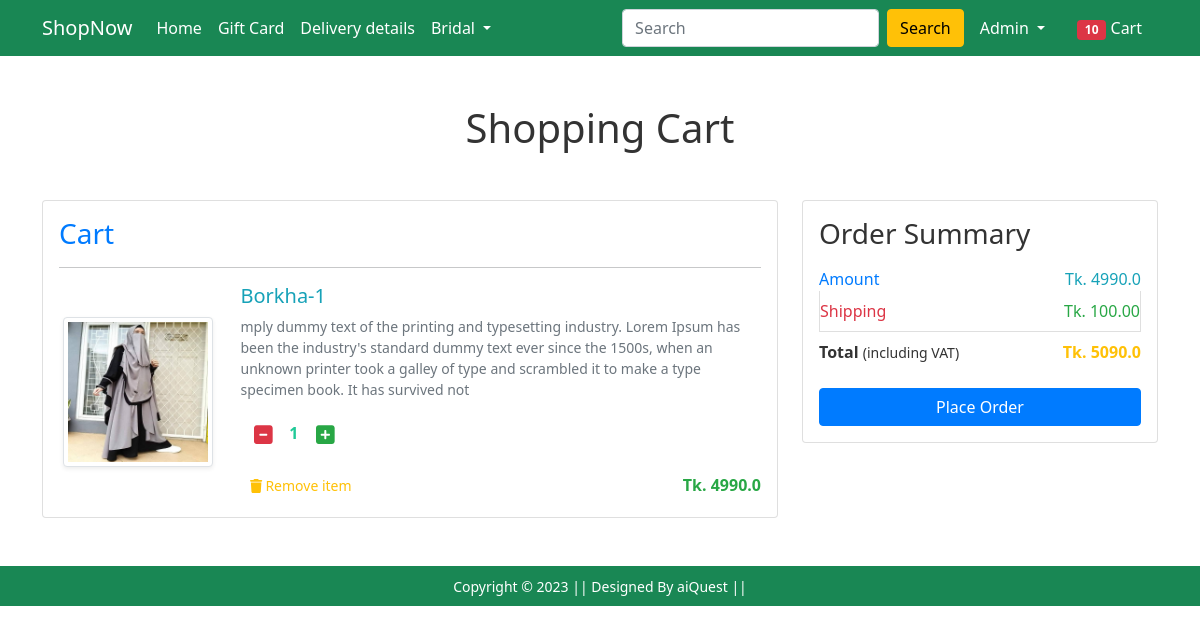
/cart/ (signed in), run on an earlier commit of the app's database.
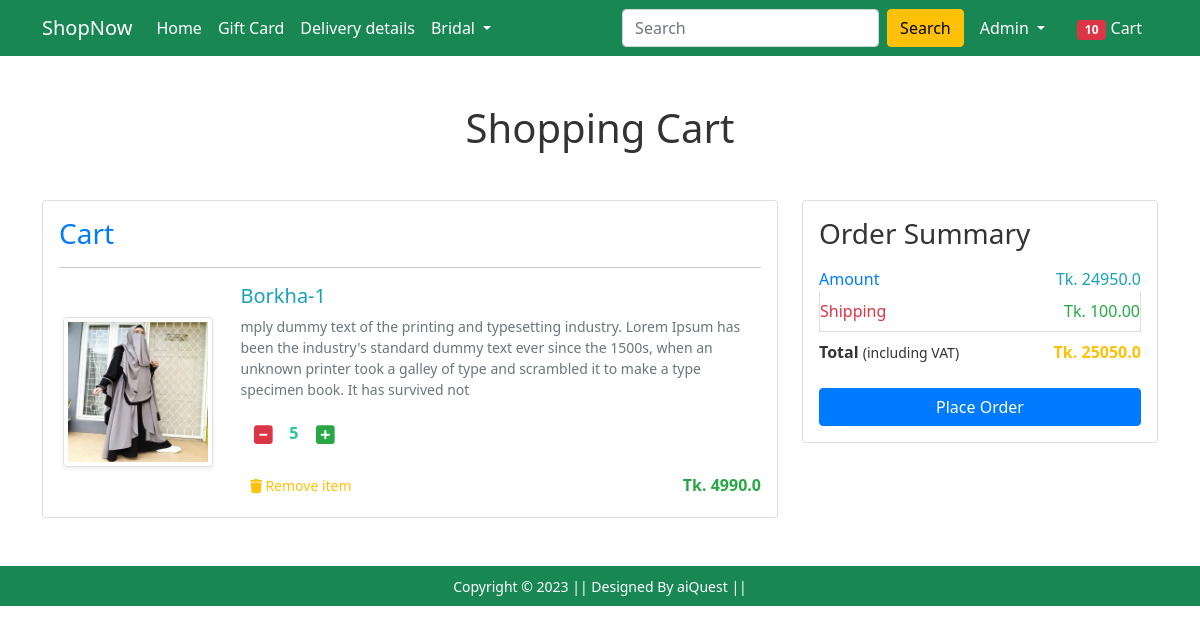
And on a later commit of the database.
### Shop/models.py (models this page shows, shortened)
class Cart(models.Model):
    user = models.ForeignKey(User, on_delete=models.CASCADE)
    product = models.ForeignKey(Product, on_delete=models.CASCADE)
    quantity = models.PositiveIntegerField(default=1)

class Product(models.Model):
    title = models.CharField(max_length=100)
    selling_price = models.FloatField()
    discounted_price = models.FloatField()
    description = models.TextField()
    brand = models.CharField(max_length=100)
    category = models.CharField(choices=CATEGORY_CHOICES,max_length=2)
    product_image = models.ImageField(upload_to='productimg')

### Shop/views.py (the view)
# urls.py: path('cart/', views.show_cart, name='showcart'),
@login_required
def show_cart(request):
   if request.user.is_authenticated:
      user = request.user
      cart = Cart.objects.filter(user=user)
      amount = 0.0
      shipping_amount = 100.0
      total = 0.0
      cart_product = [p for p in Cart.objects.all() if p.user==user]
      if cart_product:
         for p in cart_product:
            tempamount = (p.quantity * p.product.discounted_price)
            amount += tempamount
            totalamount = amount + shipping_amount
         return render(request, 'Shop/addtocart.html', {'carts':cart, 'totalamount':totalamount,'amount':amount })
      else:
         return render(request, 'Shop/emptycart.html')

### Shop/templates/Shop/addtocart.html (shortened to what this page needs)
{% extends 'Shop/base.html' %}
{% load static %}
{% block main-content %}
<div class="container my-5">
    <div class="row">
        <h1 class="text-center mb-5" style="color: #333;">Shopping Cart</h1>
        <div class="col-sm-8">
            <div class="card">
                <div class="card-body">
                    <h3 style="color: #007bff;">Cart</h3>
                    {% for cart in carts %}
                    <hr>
                    <div class="row">
                        <div class="col-sm-3 text-center align-self-center">
                            <img src="{{cart.product.product_image.url}}" alt="" class="img-fluid img-thumbnail shadow-sm" height="150" width="150">
                        </div>
                        <div class="col-sm-9">
                            <div>
                                <h5 style="color: #17a2b8;">{{cart.product.title}}</h5>
                                <p class="mb-2 small" style="color: #6c757d;">{{cart.product.description}}</p>
                                <div class="my-3">
                                    <a class="minus-cart btn" pid="{{cart.product.id}}" style="color: #dc3545;">
                                        <i class="fas fa-minus-square fa-lg"></i>
                                    </a>
                                    <span id="quantity" style="color: #20c997; font-weight: bold;">{{cart.quantity}}</span>
                                    <a class="plus-cart btn" pid="{{cart.product.id}}" style="color: #28a745;">
                                        <i class="fas fa-plus-square fa-lg"></i>
                                    </a>
                                </div>
                                <div class="d-flex justify-content-between align-items-center">
                                    <a class="remove-cart btn btn-sm" pid="{{cart.product.id}}" style="color: #ffc107;">
                                        <i class="fas fa-trash"></i> Remove item
                                    </a>
                                    <p class="mb-0"><span style="color: #28a745; font-weight: bold;">Tk. {{cart.product.discounted_price}}</span></p>
                                </div>
                            </div>
                        </div>
                    </div>
                    {% endfor %}
                </div>
            </div>
        </div>
        <div class="col-sm-4">
            <div class="card off_cart">
                <div class="card-body">
                    <h3 style="color: #333;">Order Summary</h3>
                    <ul class="list-group">
                        <li class="list-group-item d-flex justify-content-between align-items-center border-0 px-0 pb-0" style="color: #007bff;">
                            Amount<span style="color: #17a2b8;">Tk. <span id="amount">{{amount}}</span></span>
                        </li>
                        <li class="list-group-item d-flex justify-content-between align-items-center px-0" style="color: #dc3545;">
                            Shipping<span style="color: #28a745;">Tk. 100.00</span>
                        </li>
                        <li class="list-group-item d-flex justify-content-between align-items-center border-0 px-0 mb-3">
                            <div style="color: #333;">
                                <strong>Total</strong> <small>(including VAT)</small>
                            </div>
                            <span style="color: #ffc107;"><strong>Tk. <span id="totalamount">{{totalamount}}</span></strong></span>
                        </li>
                    </ul>
                    <div class="d-grid">
                        <a href="{% url 'checkout' %}" class="btn btn-primary" style="background-color: #007bff; border-color: #007bff; color: #fff;">Place Order</a>
                    </div>
                </div>
            </div>
        </div>
    </div>
</div>
{% endblock main-content %}

What changed in the data, as far as the page shows it:
changed Cart "Borkha-1": quantity "1" → "5"
Also different on the page:
{{ amount }}: "4990.0" → "24950.0"
{{ totalamount }}: "5090.0" → "25050.0"
